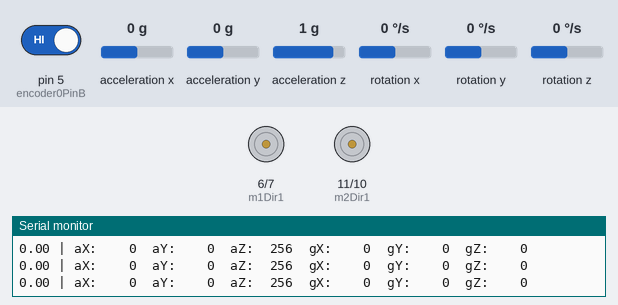
This sketch was run on a simulated Arduino Uno, built with avr-gcc and run on an emulated ATmega328P. On the bench: motor-driver pin pairs drawn as motors (green arrow = first pin HIGH = forward, orange = second pin HIGH = backward, longer = more drive, scaled by the enable pin), the last lines printed to the serial monitor. Wiring (inferred from the names in the program): ADXL345 accelerometer at I2C address 0x53; ITG-3200 gyroscope at I2C address 0x68. Inputs (shaded band) come from the test bench; at power-on: rotation y 0 °/s, rotation x 0 °/s, rotation z 0 °/s, pin 5 (encoder0PinB) HIGH, acceleration x 0 g, acceleration y 0 g, acceleration z 1 g.

Above: at 3.1 s.
3.2 s: rotation y set to -192 °/s
At 5.01 s:
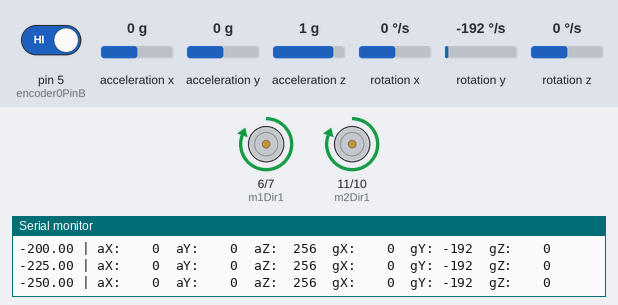
6.2 s: rotation x set to -192 °/s
9.2 s: rotation x set to 100 °/s
12.2 s: rotation x set to 64 °/s
14.5 s: rotation x set to 59 °/s
At 15.24 s:
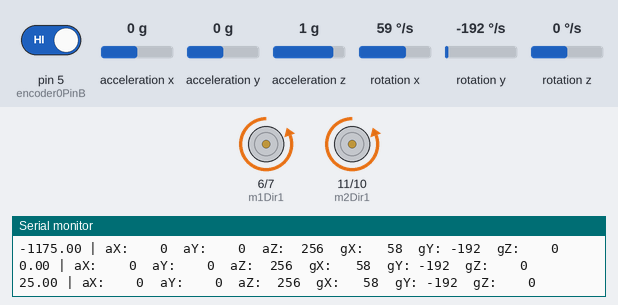
17.5 s: rotation z set to -192 °/s
Timing chart, 0 to 21.5 s (numbered marks = the images above; inputs shaded):
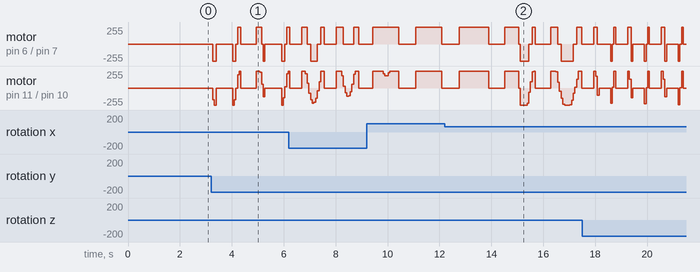

Measured:
- by itself, motor on pin 6 (m1Dir1) / pin 7 (m1Dir2): repeats every 1.4 s: stopped 0.51 s, backward 255/255 0.06 s, stopped 0.06 s, forward 255/255 0.06 s, stopped 0.46 s, forward 255/255 0.13 s, backward 255/255 0.07 s

The sketch:

segway0.53.ino
```cpp
#define NUMREADINGS 5
#include <FreeSixIMU.h>
#include <FIMU_ADXL345.h>
#include <FIMU_ITG3200.h>

#include <Wire.h>


const int AvgAngles = 3;
 float prevTargetAngle = 0;
 float targetAngle = 0;


float angles[5];

float currAngle, prevAngle;
float prevAngles[AvgAngles];
int prevAngleI = 0;

// time vars
int currTime = 0;
int prevTime = 0;


float errorSum = 0;
float currError = 0;
float prevError = 0;
float iTerm = 0;
float dTerm = 0;
float pTerm = 0;

//Location PID CONTROL - These are the PID control for the robot trying to hold its location.
  float Lp = 0.5;
  float Li = 0.05;
  float Ld = 0.4;
  float offsetLoc = 0;
  float pT,iT,dT = 0;
  float errorS = 0;
  float prevE = 0;

float imuValues[3];
// Set the FreeSixIMU object
FreeSixIMU sixDOF = FreeSixIMU();

//FILter
unsigned long loopTime = 0;
const float COMPLEMENTARY_GAIN = 0.995;
float lastPitch = 0;
unsigned long lastStartTime = 0;
float pitch = 0;
int dt = 0;
float gyro[3];
float angle = 0;
//**********************Setup Variables for the IR Sensor*********************
//****************************************************************************
int IRpin = 5;
unsigned long IRDT = 0;
int ledpin = 13;
float distance = 0.00;
//****************************************************************************
//****************************************************************************


//**********************Setup Variables for Gyro and Accel********************
//****************************************************************************
int readings[NUMREADINGS];                // the readings from the analog input
int index = 0;                            // the index of the current reading
int total = 0;                            // the running total
double average = 0.00;                          // the average
int rVal = 0;
int refPin = 1;
int rPin = 0;
int yPin = 2;
//*****************************************************************************
//*****************************************************************************


//********************Setup other Balancing Variables**************************
//*****************************************************************************
double vTorque = 0.0;
double newTorque = 0.0;
double newTor = 0.0;
int z = 0;
float a1 = 0.0;
float a2 = 0.0;
float a3 = 0.0;
int m1Dir1 = 6;
int m1Dir2 = 7;
int m1PWM = 2;
int m2Dir1 = 11;
int m2Dir2 = 10;
int m2PWM = 3;


double vAngle = 0.0;
double vHighPass = 0.0;
double vLowPass = 0.0;
double vSetpoint = 4.00;
double vRate = 0.0;
double last_angle = 0.0;
double Pterm = 0.0;
double Iterm = 0.0;
double Istate = 0.0;
double Dterm = 0.0;
double Pgain = 1.9;
double Igain = 0.12;
double Dgain = 2.7;

int mydt = 5;
unsigned long last_PID = 0;
unsigned long lastread = 0;
double vYaxis = 0.00;

//*****************************************************************************
//*****************************************************************************

//***********************Variables for driving*********************************
//*****************************************************************************
#define encoder0PinA  4
#define encoder0PinB  5
int vrDist = 0;
int vlDist = 0;
int last_vrDist = 0;
int last_vlDist = 0;
int vrencodeb = 0;
double vrSpeed = 0;
double last_vrSpeed = 0;
int vlSpeed = 0;
int vTurn = 0;
int vTurnR = 0;
int vTurnL = 0;
int vDrive = 0;
int vAdjust = 0;
int vBalAdjust = 0;
int vrDirection = 0;
int last_vrDirection = 0;
int myBaldt = 50;
unsigned long lastBalupdate = 0;
double sPterm = 0.0;
double sIterm = 0.0;
double sIstate = 0.0;
double sDterm = 0.0;
double sPgain = 3.5;
double sIgain = 1.0;
double sDgain = 4.5;
double vrTarget_Speed = 0;


void setup()
{

  Serial.begin(9600);
  Wire.begin();

  delay(5);
  sixDOF.init(); //begin the IMU
  delay(5);
  Serial.begin(9600);                     // initialize serial communication with computer

  //Setup Motor pins*******************
  pinMode(m1Dir1,OUTPUT);
  pinMode(m1Dir2,OUTPUT);
  pinMode(m2Dir1,OUTPUT);
  pinMode(m2Dir2,OUTPUT);
  pinMode(m1PWM,OUTPUT);
  pinMode(m2PWM,OUTPUT);
  //***********************************

  //*Calibrate balance point************
  delay(100);
  /*
  for (int a = 0; a < 20; a ++)
  {
  readings[a] = analogRead(yPin); // read from the sensor
  if (a != 5)
  total += readings[a];               // add the reading to the total
  delay(40);
  Serial.println(readings[a]);
  }
  */

  pinMode(encoder0PinA, INPUT);
  pinMode(encoder0PinB, INPUT);
  digitalWrite(encoder0PinA, HIGH);       // turn on pullup resistor
  digitalWrite(encoder0PinB, HIGH);
  attachInterrupt(1, rencoder, FALLING);

 //***********************************

}

void loop()
{
  long starttime = millis();
  //sixDOF.getEuler(angles);
  void readAccel(int* x, int* y, int* z);
  sixDOF.getValues(imuValues);
  //updateAngle();


  //Serial.print(angles[0]);
  //Serial.print(" | ");
  //Serial.print(angles[1]);
  //Serial.print(" | ");
  //Serial.println(angles[2]);


  //**********************Main Code loop*******************************************
  //*******************************************************************************
  //*******************************************************************************

  Complimentaryfilter();            //run complimentary filter function

  //VTOR();

  Calculate_Torque();        //run torque calculations through PID


  //Calculate_Speed();

  debugImu();
  //Read_IR();

  dt = millis()-starttime;

  //*****************End Main Code Loop********************************************
  //*******************************************************************************
  //*******************************************************************************
}


//*******************************************************************************
//*******************************************************************************
//********************Setup PID loop to determine torque*************************

void Calculate_Torque()
{
  if((millis()-last_PID) >= mydt)          // sample every dt ms -> 1000/dt hz.
  {
    last_PID = millis();


    Pterm = vAngle * Pgain;
    Istate = (Istate + vAngle);
    Iterm = Istate * Igain;
    Dterm = (vAngle - last_angle) * Dgain;

    a2 = angles[1];
    a3 = angles[3];

    Serial.print(" | ");
    float aa = 3;
    float ba = 2;
    float ca = 4;
if (angle > 0)
      {
       angle += 0.2;
        }
    if (angle < 0)
      {
       angle -= 0.2;
        }

    //newTorque = angle*19;

  if (angle > 30)
  {
    angle = 0.0;
    vTorque = 0.0;
    newTorque = 0.0;
  }
  if (angle < -30)
  {
    angle = 0.0;
    vTorque = 0.0;
    newTor = 0.0;
  }

    if (angle > 0)
      {
        vTorque = angle * 12 + 0.7 * newTorque;
        //newTorque = vTorque;
        }
    if (angle < 0)
      {
        vTorque = angle * 12 + 0.7 * newTorque;
        //newTor = vTorque;
        }

    if (angle < -1)
      {
        vTorque = angle * 6 + 0.7 * newTorque;
        //newTor = vTorque;
      }
    if (angle > 1)
      {
        vTorque = angle * 6 + 0.7 * newTorque;
        //newTorque = vTorque;
      }

    if (angle < -3)
      {
        vTorque = angle * 11 + 0.7 * newTorque;
        //newTor = vTorque;
      }
    if (angle > 3)
      {
        vTorque = angle *11 + 0.7 * newTorque;
        //newTorque = vTorque;
      }

      if (angle < -5)
      {
        vTorque = angle * 12 + 0.7 * newTorque;
      //  newTor = vTorque;
      }
    if (angle > 5)
      {
        vTorque = angle * 12 + 0.7 * newTorque;
      //  newTorque = vTorque;
      }
    if (angle < -10)
      {
        vTorque = angle * 14 + 0.7 * newTorque;
    //    newTor = vTorque;
      }
    if (angle > 10)
      {
        vTorque = angle * 14 + 0.7 * newTorque;
      //  newTorque = vTorque;
      }

    if (angle = 0)
     {
      vTorque = 0;
     }

  vTorque = vTorque;

    //vTorque = newTorque;

       // vTorque = angle*20;//pow(fabs(angle), 1.0/3.0)*10 ;

  /*  if (angle<0){
      vTorque = -vTorque;
    }
    */
    last_angle = vAngle;

    vTorque = constrain(vTorque,-255,255);

    Drive_Motor(vTorque);     //Send torque to motor drive code
  }
  //*************End Setup PID Loop************************************************
  //*******************************************************************************
  //*******************************************************************************
}

//*********************Drive Motors**********************************************
//*******************************************************************************
//*******************************************************************************

int Drive_Motor(int vTorque)
{
  if (vTorque >= 0)                                  //indicates drive motors forward
  {
   if (vTurn >= 0)                                 //indicates turn to the right
     {
      vTurnR = vTorque + vTurn;
      vTurnL = vTorque - vTurn;
      digitalWrite(m1Dir1, LOW);                       //Signals H-Bridge to move power forward
      digitalWrite(m1Dir2, HIGH);

      if (vTurnL < 0)
        {
    digitalWrite(m2Dir1, HIGH);                       //Signals H-Bridge to move power forward
        digitalWrite(m2Dir2, LOW);
        }
      else
        {
        digitalWrite(m2Dir1, LOW);                       //Signals H-Bridge to move power forward
        digitalWrite(m2Dir2, HIGH);
        }
      vTurnL = abs(vTurnL);
      vTurnR = abs(vTurnR);
      analogWrite(m1PWM,vTurnR);
      analogWrite(m2PWM,vTurnL);
     }

   if (vTurn < 0)                                 //indicates turn to the left
     {
      vTurnR = vTorque + vTurn;
      vTurnL = vTorque - vTurn;
      digitalWrite(m1Dir1, LOW);                       //Signals H-Bridge to move power forward
      digitalWrite(m1Dir2, HIGH);

      if (vTurnL < 0)
        {
    digitalWrite(m2Dir1, HIGH);                       //Signals H-Bridge to move power forward
        digitalWrite(m2Dir2, LOW);
        }
      else
        {
        digitalWrite(m2Dir1, LOW);                       //Signals H-Bridge to move power forward
        digitalWrite(m2Dir2, HIGH);
        }
      vTurnR = abs(vTurnR);
      vTurnL = abs(vTurnL);
      analogWrite(m1PWM,vTurnR);
      analogWrite(m2PWM,vTurnL);
     }
  }

else if (vTorque < 0)
  {
   vTorque = abs(vTorque);
   if (vTurn >= 0)                                 //indicates turn to the right
     {
      vTurnR = vTorque - vTurn;
      vTurnL = vTorque + vTurn;
      digitalWrite(m2Dir1, HIGH);                       //Signals H-Bridge to move power forward
      digitalWrite(m2Dir2, LOW);

      if (vTurnR < 0)
        {
    digitalWrite(m1Dir1, LOW);                       //Signals H-Bridge to move power forward
        digitalWrite(m1Dir2, HIGH);
        }
      else
        {
        digitalWrite(m1Dir1, HIGH);                       //Signals H-Bridge to move power forward
        digitalWrite(m1Dir2, LOW);
        }
      vTurnL = abs(vTurnL);
      vTurnR = abs(vTurnR);
      analogWrite(m1PWM,vTurnR);
      analogWrite(m2PWM,vTurnL);
     }

   if (vTurn < 0)                                 //indicates turn to the left
     {
      vTurnR = vTorque - vTurn;
      vTurnL = vTorque + vTurn;
      digitalWrite(m2Dir1, HIGH);                       //Signals H-Bridge to move power forward
      digitalWrite(m2Dir2, LOW);

      if (vTurnR < 0)
        {
    digitalWrite(m1Dir1, LOW);                       //Signals H-Bridge to move power forward
        digitalWrite(m1Dir2, HIGH);
        }
      else
        {
        digitalWrite(m1Dir1, HIGH);                       //Signals H-Bridge to move power forward
        digitalWrite(m1Dir2, LOW);
        }
      vTurnR = abs(vTurnR);
      vTurnL = abs(vTurnL);
      analogWrite(m1PWM,vTurnR);
      analogWrite(m2PWM,vTurnL);
     }

  }


  //******** End of Motor Drive Function*******************************************
  //*******************************************************************************
  //*******************************************************************************
}


//**************************Complimsentary Filtering*************************************
//*******************************************************************************


void Complimentaryfilter()
{
  updateAngle();

  if((millis()) )          // sample every dt ms -> 1000/dt hz.
  {
    lastread = millis();


    sixDOF.getEuler(gyro);
  // = 0.98 * (imuValues[0] + imuValues[4] * 10) + (0.02) * (imuValues[0]);
  angle = 0.03 * (angle + gyro[1] * dt/1000) + 0.97  * (angles[1]);
  //angle = 0.99 * (angle + gyro[1] * dt) + 0.01 * (angles[1]);

  //angle = 0.98 * gyro[1] + 0.02* angles[1];

      Serial.print(newTorque);

  }
      if (angle > 0)
    {
      newTorque = newTorque + 25.0;
    }
    if (angle < 0)
    {
      newTorque = newTorque - 25.0;
    }
    if (angle == 0)
    {
      newTorque = 0.0;
    }
  //***********************************************************************
  //*******************End Filtering********************************
}

//********************Calculate encoder************************************
//*************************************************************************

void rencoder()
{
  if (digitalRead(encoder0PinB) == HIGH) vrDist ++;
  if (digitalRead(encoder0PinB) == LOW) vrDist --;
}

//********************Calculate speed**************************************
//*************************************************************************

void Calculate_Speed()
{
   if((millis()-lastBalupdate) >= myBaldt)
  {
    lastBalupdate = millis();

    vrSpeed = vrDist - last_vrDist;
    vrSpeed = (vrSpeed / myBaldt);
    vrSpeed = vrSpeed * 15.5;

    last_vrDist = 0;
    vrDist = 0;

    sPterm = vrSpeed * sPgain;
    sIstate = (sIstate + vrSpeed);
    sIterm = sIstate * sIgain;
    sDterm = (vrSpeed - last_vrSpeed) * sDgain;

    last_vrSpeed = vrSpeed;

    vrSpeed = 0.0;

    vrSpeed = sPterm + sDterm;

    vrSpeed = map(vrSpeed,-400,400,-30,30);

    if (distance < 50.0){
      vrTarget_Speed = 5;
      digitalWrite(ledpin, HIGH);
    }
    else{
      vrTarget_Speed = 0;
      digitalWrite(ledpin, LOW);
    }

    vrSpeed = vrSpeed + vrTarget_Speed;
    //Serial.println(vrSpeed);

    vAngle = vAngle - vrSpeed;
  }
}

//********************Read IR**********************************************
//*************************************************************************

void Read_IR()
{
  if((millis()-IRDT) >= 100)
  {
    IRDT = millis();
    float volts = analogRead(IRpin)*0.0048828125;   // value from sensor * (5/1024) - if running 3.3.volts then change 5 to 3.3
    distance = 65*pow(volts, -1.10);
    //Serial.println(distance);
  }
}


 void debugImu() {
    sixDOF.getValues(imuValues);

 Serial.print("aX: ");
 printInt(imuValues[0], 4);
 Serial.print("\taY: ");
 printInt(imuValues[1], 4);
 Serial.print("\taZ: ");
 printInt(imuValues[2], 4);
 Serial.print("\tgX: ");
 printInt(imuValues[3], 4);
 Serial.print("\tgY: ");
 printInt(imuValues[4], 4);
 Serial.print("\tgZ: ");
 printInt(imuValues[5], 4);
  Serial.print("\n");
 }
 void printInt(int number, byte width) {
 int currentMax = 10;
 if (number < 0)
 currentMax = 1;
 for (byte i=1; i<width; i++){
 if (fabs(number) < currentMax) {
 Serial.print(" ");
 }
 currentMax *= 10;
 }
 Serial.print(number);
 }
 void printFloat(float number, byte width) {
 int currentMax = 10;
 if (number < 0)
 currentMax = 1;
 for (byte i=1; i<width; i++){
 if (fabs(number) < currentMax) {
 Serial.print(" ");
 }
 currentMax *= 10;
 }
 Serial.print(number);
 }

void updateAngle() {
  sixDOF.getYawPitchRoll(angles);
  prevAngles[prevAngleI] = angles[1];
  prevAngleI = (prevAngleI + 1) % AvgAngles;
  float sum = 0;
  for (int i = 0; i < AvgAngles; i++)
      sum += prevAngles[i];
  currAngle = sum / AvgAngles;
  prevAngle = currAngle;

}
void keyPressed()
{
  vTorque = 0;
  newTorque = 0;
  newTor = 0;
  angle = 0;
}
void VTOR()
{

    if (angle > 0)
    {
      newTorque += 5.0;
    }
    if (angle < 0)
    {
      newTorque -= 5.0;
    }
    if (angle = 0)
    {
      newTorque = 0.0;
    }
}
```
